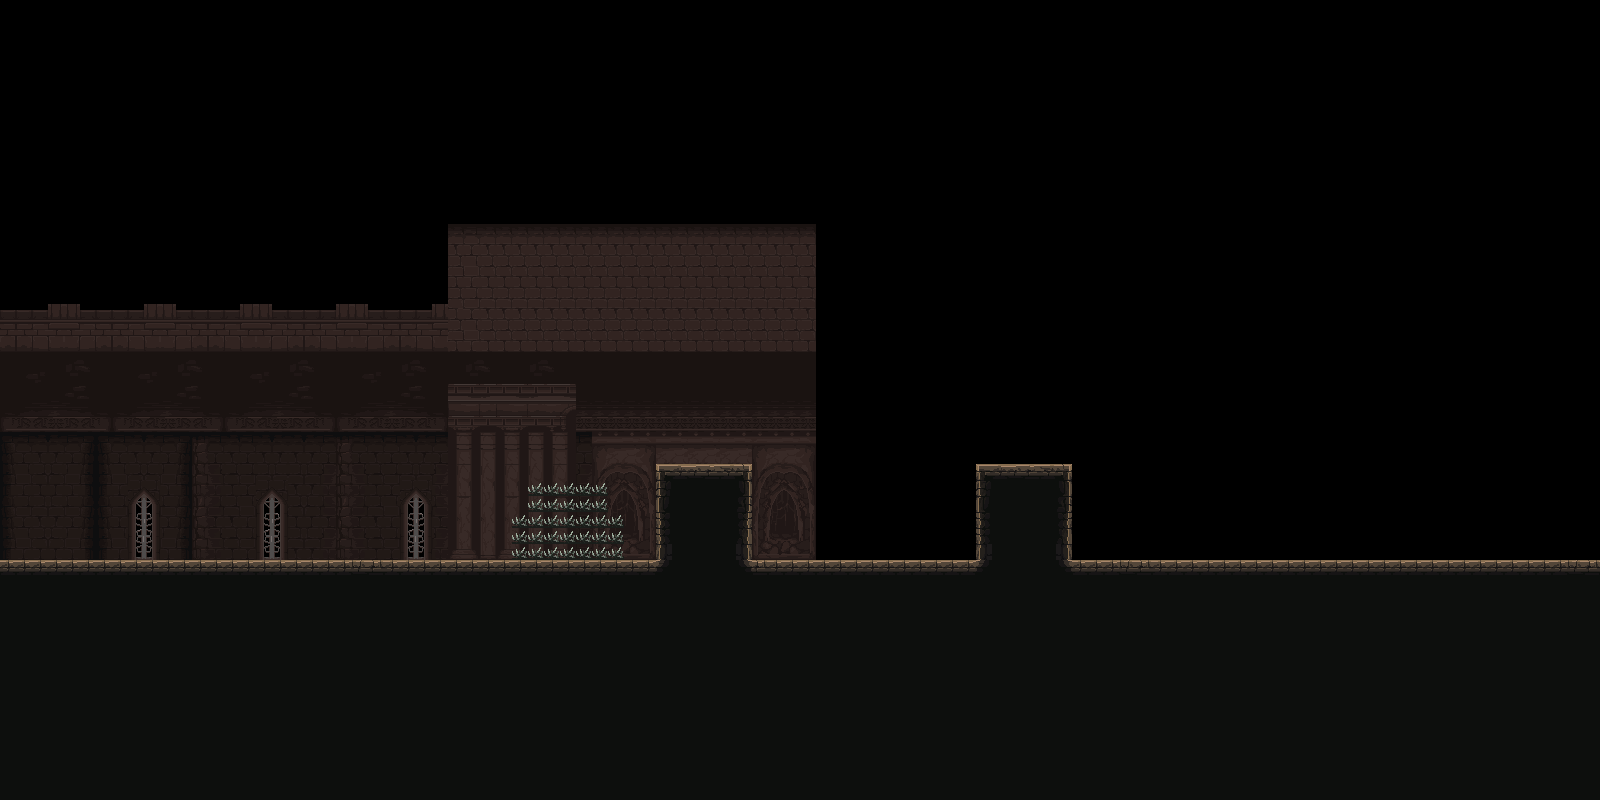

This is a level from a 2D game, rendered from its Tiled map with the project's own tilesets. A one-line summary and the map file follow, with tile-layer data summarised:
An orthogonal 100x50 tile map with 16x16 px tiles, 7 tile layers (bg3, bg2, bg, collision, ...), 4 tilesets and 48 objects (7x platform, 6x hulls, 4x exit, 4x entrance, 3x junk, ...).

<map version="1.2" tiledversion="1.3.4" orientation="orthogonal" renderorder="right-down" compressionlevel="0" width="100" height="50" tilewidth="16" tileheight="16" infinite="0" nextlayerid="16" nextobjectid="47">
 <editorsettings>
  <export target="../assets/world/m1s1.json" format="json" />
 </editorsettings>
 <tileset firstgid="1" name="decorative" tilewidth="16" tileheight="16" tilecount="1024" columns="32">
  <image source="tilesets/PF_Caslte_1.0/decorative.png" width="512" height="512" />
 </tileset>
 <tileset firstgid="1025" name="mainlevbuild_A" tilewidth="16" tileheight="16" tilecount="4096" columns="64">
  <image source="tilesets/PF_Caslte_1.0/mainlevbuild_A.png" width="1024" height="1024" />
 </tileset>
 <tileset firstgid="5121" name="mainlevbuild_B" tilewidth="16" tileheight="16" tilecount="2560" columns="64">
  <image source="tilesets/PF_Caslte_1.0/mainlevbuild_B.png" width="1024" height="640" />
 </tileset>
 <tileset firstgid="7681" name="collision" tilewidth="16" tileheight="16" tilecount="64" columns="8">
  <image source="collision.png" width="128" height="128" />
  <tile id="0">
   <properties>
    <property name="collides" type="bool" value="true" />
   </properties>
   <objectgroup draworder="index" id="2">
    <object id="1" x="0" y="0">
     <polygon points="0,0 16,0 16,16 0,16" />
    </object>
   </objectgroup>
  </tile>
  <tile id="1">
   <properties>
    <property name="collides" type="bool" value="true" />
   </properties>
   <objectgroup draworder="index" id="2">
    <object id="1" x="0" y="16">
     <polygon points="0,0 16,-16 16,0" />
    </object>
   </objectgroup>
  </tile>
  <tile id="2">
   <properties>
    <property name="collides" type="bool" value="true" />
   </properties>
   <objectgroup draworder="index" id="2">
    <object id="1" x="0" y="0">
     <polygon points="0,0 16,0 16,16" />
    </object>
   </objectgroup>
  </tile>
  <tile id="3">
   <properties>
    <property name="collides" type="bool" value="true" />
   </properties>
   <objectgroup draworder="index" id="2">
    <object id="1" x="0" y="0">
     <polygon points="0,0 16,16 0,16" />
    </object>
   </objectgroup>
  </tile>
  <tile id="4">
   <properties>
    <property name="collides" type="bool" value="true" />
   </properties>
  </tile>
  <tile id="5">
   <properties>
    <property name="collides" type="bool" value="true" />
   </properties>
   <objectgroup draworder="index" id="3">
    <object id="2" x="0" y="16">
     <polygon points="0,0 16,-9 16,0" />
    </object>
   </objectgroup>
  </tile>
  <tile id="6">
   <properties>
    <property name="collides" type="bool" value="true" />
   </properties>
   <objectgroup draworder="index" id="2">
    <object id="1" x="0" y="7">
     <polygon points="0,0 16,9 0,9" />
    </object>
   </objectgroup>
  </tile>
  <tile id="7">
   <properties>
    <property name="collides" type="bool" value="true" />
   </properties>
   <objectgroup draworder="index" id="2">
    <object id="1" x="16" y="0">
     <polygon points="0,0 -9,16 0,16" />
    </object>
   </objectgroup>
  </tile>
  <tile id="8">
   <properties>
    <property name="collides" type="bool" value="true" />
   </properties>
   <objectgroup draworder="index" id="2">
    <object id="1" x="0" y="0">
     <polygon points="0,0 9,16 0,16" />
    </object>
   </objectgroup>
  </tile>
  <tile id="9">
   <properties>
    <property name="collides" type="bool" value="true" />
   </properties>
   <objectgroup draworder="index" id="2">
    <object id="1" x="7" y="0">
     <polygon points="0,0 9,16 9,0" />
    </object>
   </objectgroup>
  </tile>
  <tile id="10">
   <properties>
    <property name="collides" type="bool" value="true" />
   </properties>
   <objectgroup draworder="index" id="2">
    <object id="2" x="0" y="0">
     <polygon points="0,0 9,0 0,16" />
    </object>
   </objectgroup>
  </tile>
  <tile id="11">
   <properties>
    <property name="collides" type="bool" value="true" />
   </properties>
   <objectgroup draworder="index" id="2">
    <object id="1" x="8" y="0">
     <polygon points="0,0 8,0 8,16 0,16" />
    </object>
   </objectgroup>
  </tile>
  <tile id="12">
   <properties>
    <property name="collides" type="bool" value="true" />
   </properties>
   <objectgroup draworder="index" id="2">
    <object id="1" x="0" y="0">
     <polygon points="0,0 8,0 8,16 0,16" />
    </object>
   </objectgroup>
  </tile>
  <tile id="13">
   <properties>
    <property name="collides" type="bool" value="true" />
   </properties>
   <objectgroup draworder="index" id="2">
    <object id="1" x="0" y="0">
     <polygon points="0,0 16,0 16,9" />
    </object>
   </objectgroup>
  </tile>
  <tile id="14">
   <properties>
    <property name="collides" type="bool" value="true" />
   </properties>
   <objectgroup draworder="index" id="2">
    <object id="1" x="0" y="0">
     <polygon points="0,0 16,0 0,9" />
    </object>
   </objectgroup>
  </tile>
  <tile id="15">
   <properties>
    <property name="collides" type="bool" value="true" />
   </properties>
   <objectgroup draworder="index" id="2">
    <object id="1" x="0" y="8">
     <polygon points="0,0 16,0 16,8 0,8" />
    </object>
   </objectgroup>
  </tile>
  <tile id="16">
   <properties>
    <property name="collides" type="bool" value="true" />
   </properties>
   <objectgroup draworder="index" id="2">
    <object id="1" x="0" y="8">
     <polygon points="0,0 16,0 16,-8 0,-8" />
    </object>
   </objectgroup>
  </tile>
 </tileset>
 <layer id="4" name="bg3" width="100" height="50">
  <data>[5000 cells, 0 non-empty, 0 distinct tile ids]</data>
 </layer>
 <layer id="5" name="bg2" width="100" height="50">
  <data>[5000 cells, 895 non-empty, 278 distinct tile ids]</data>
 </layer>
 <layer id="6" name="bg" width="100" height="50">
  <data>[5000 cells, 1572 non-empty, 22 distinct tile ids]</data>
 </layer>
 <layer id="7" name="collision" width="100" height="50">
  <data>[5000 cells, 0 non-empty, 0 distinct tile ids]</data>
 </layer>
 <layer id="1" name="fg" width="100" height="50">
  <data>[5000 cells, 0 non-empty, 0 distinct tile ids]</data>
 </layer>
 <layer id="2" name="fg_hidden" width="100" height="50">
  <data>[5000 cells, 0 non-empty, 0 distinct tile ids]</data>
 </layer>
 <layer id="3" name="fg_breakable" width="100" height="50">
  <data>[5000 cells, 31 non-empty, 1 distinct tile ids]</data>
 </layer>
 <objectgroup id="15" name="npcs">
  <object id="4" name="adult" type="idle" x="592" y="384" width="32" height="32" />
 </objectgroup>
 <objectgroup id="14" name="enemies" />
 <objectgroup id="13" name="spawns" />
 <objectgroup id="12" name="exit">
  <object id="1" name="west1" type="exit" x="0" y="464" width="64" height="96">
   <properties>
    <property name="targetExit" value="none" />
    <property name="targetMap" value="none" />
   </properties>
  </object>
  <object id="2" name="west1" type="entrance" x="80" y="512" width="32" height="32" />
  <object id="11" name="door1" type="entrance" x="688" y="432" width="32" height="32" />
  <object id="12" name="door1" type="exit" x="672" y="368" width="64" height="96">
   <properties>
    <property name="manualTrigger" type="bool" value="true" />
    <property name="targetExit" value="door1" />
    <property name="targetMap" value="m1s1a" />
   </properties>
  </object>
  <object id="43" name="west1a" type="exit" x="0" y="352" width="64" height="96">
   <properties>
    <property name="targetExit" value="none" />
    <property name="targetMap" value="none" />
   </properties>
  </object>
  <object id="44" name="west1a" type="entrance" x="80" y="384" width="32" height="32" />
  </objectgroup>
 <objectgroup id="9" name="objects">
  <!-- 8 objects omitted --></objectgroup>
 <objectgroup id="10" name="triggers">
  <!-- 9 objects omitted --></objectgroup>
 <objectgroup color="#00ff00" id="8" name="hulls">
  <!-- 6 objects omitted --></objectgroup>
</map>
<!-- 25 of 48 objects omitted -->
